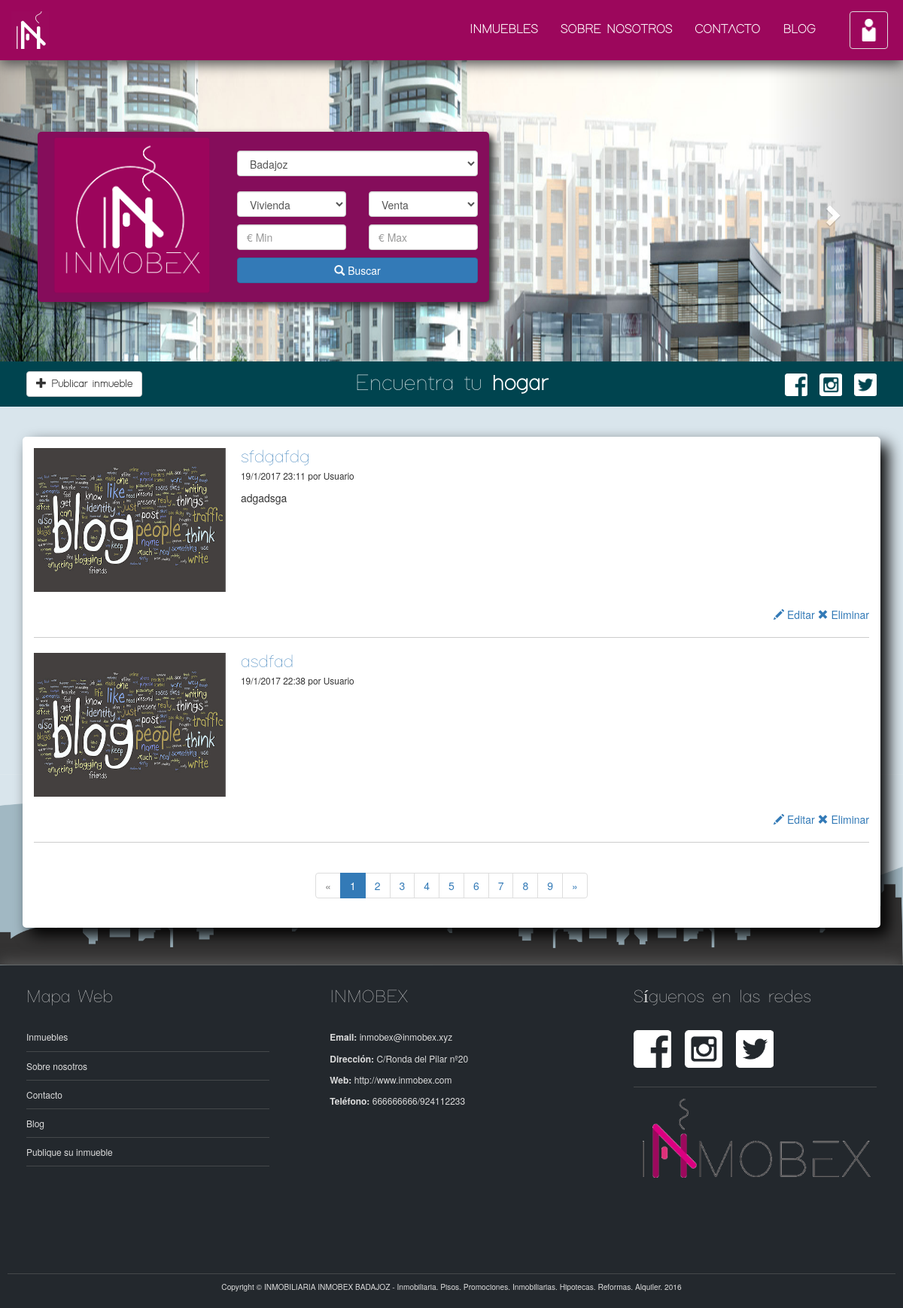
Screenshot of /blog.php with the database file from the repository.
### tables this page shows
CREATE TABLE `posts` (
  `id` int(10) UNSIGNED NOT NULL,
  `creado` timestamp NOT NULL DEFAULT CURRENT_TIMESTAMP,
  `autor` int(10) UNSIGNED NOT NULL,
  `titulo` text NOT NULL,
  `contenido` longtext NOT NULL,
  `imagen` varchar(255) NOT NULL
);

### modelos/posts_modelo.php (called while the page is built, shortened)
<?php
function obtenerEntradasBlog($orden = "id", $sentido = "ASC", $inicio = "0", $cantidad = "18446744073709551615") {
  $enlace = mysqli_connect($GLOBALS["hostDB"], $GLOBALS["userDB"], $GLOBALS["passDB"], $GLOBALS["nombreDB"]);
  if ($stmt = mysqli_prepare($enlace, "SELECT * FROM posts ORDER BY $orden $sentido LIMIT ? OFFSET ?")) {
    mysqli_stmt_bind_param($stmt, "ii", $cantidad, $inicio);
    mysqli_stmt_execute($stmt);
    return mysqli_fetch_all(mysqli_stmt_get_result($stmt), MYSQLI_ASSOC);
  }
}
?>

### modelos/conexion.php (called while the page is built, shortened)
<?php
function hacerListado($consulta) {
	$servidor = "localhost";
	$usuario = "root";
	$contrasena = "";
	$baseDeDatos = "inmobex";
	$enlace = mysqli_connect($servidor, $usuario, $contrasena, $baseDeDatos);
	mysqli_set_charset($enlace, 'utf8');
	$resultado = mysqli_query($enlace, $consulta);
	$listado = [];
	if ($resultado) {
		while ($fila = mysqli_fetch_array($resultado, MYSQLI_ASSOC)) {
			$listado[] = $fila;
		}
	}
	return $listado;
}
?>

### modelos/inmueble_modelo.php (called while the page is built, shortened)
<?php
include_once('conexion.php');
function obtenerProvincias() {
	$consulta = "SELECT * FROM provincias";
	return hacerListado($consulta);
}
function obtenerTiposInmueble() {
	$consulta = "SELECT * FROM tipos_inmueble";
	return hacerListado($consulta);
}
function obtenerTiposPago() {
	$consulta = "SELECT * FROM tipos_pago";
	return hacerListado($consulta);
}
?>

### master.php (the view, shortened to what this page needs)
<?php
$claseBody = (empty($claseBody)) ? "" : $claseBody;
$tituloPagina = (empty($tituloPagina)) ? "Encuentra tu <strong>hogar</strong>" : $tituloPagina;
$contenidoPagina = (empty($contenidoPagina)) ? "" : $contenidoPagina;
$abrir = "";
$expandir = false;
$usuario = (!empty($_SESSION["usuario"])) ? $_SESSION["usuario"] : false;
$tiposInmueble = obtenerTiposInmueble();
$provincias = obtenerProvincias();
$tiposPago = obtenerTiposPago();
?>
<!DOCTYPE html>
<html lang="es">
<head>
<link href="css/bootstrap.css" rel="stylesheet">
<link href="css/styles.css" rel="stylesheet">
</head>
<body class="<?= $claseBody ?>">
  <nav class="navbar navbar-default navbar-fixed-top" id="navbar-inm">
    <div class="navbar-header">
      <a class="navbar-brand" href="index.php"><img src="img/logos/favicon.png" class="img-responsive logo"></a>
    </div>
    <div class="collapse navbar-collapse navbar-ex1-collapse">
      <ul class="nav navbar-nav navbar-right">
        <li>
          <a href="inmuebles.php">INMUEBLES</a>
        </li>
        <li>
          <a href="sobre.php">SOBRE NOSOTROS</a>
        </li>
        <li>
          <a href="contacto.php">CONTACTO</a>
        </li>
        <li>
          <a href="blog.php">BLOG</a>
        </li>
        <?php if(!$usuario): ?>
        <li class="dropdown <?= $abrir ?>">
          <a href="#" class="dropdown-toggle" data-toggle="dropdown" aria-expanded="<?= $expandir ?>">
            <img src="img/iconos/login.png" class="user-drop img-responsive">
          </a>
              <?php endif; ?>
            </li>
          </ul>
        </div>
      </nav>
      <?php if ($claseBody != "admin-usuarios" && $claseBody != "admin-inmuebles"): ?>
        <div class="slider-inm hidden-xs hidden-sm">
          <div class="row carousel-holder">
            <div class="col-md-12">
              <div id="carousel-example-generic" class="carousel slide" data-ride="carousel">
                <div class="carousel-inner">
                  <div class="item active">
                  </div>
                </div>
                <a class="right carousel-control" href="#carousel-example-generic" data-slide="next">
                  <span class="glyphicon glyphicon-chevron-right"></span>
                </a>
              </div>
            </div>
          </div>
          <div id="slider-search">
            <div class="col-md-5">
              <img src="img/logos/logo_vertical_oscuro.png" class="img-responsive" style="">
            </div>
            <div class="col-md-7">
              <form class="form" action="inmuebles.php" method="get">
                <div class="row">
                  <div id="campos-slider">
                    <div class="col-md-12" id="slider-search-localizacion">
                      <select class="form-control" name="provincia">
                        <?php foreach ($provincias as $provincia): ?>
                        <option value="<?= $provincia["id"] ?>"><?= $provincia["nombre"] ?></option>
                        <?php endforeach; ?>
                      </select>
                    </div>
                    <div class="form-inline">
                      <div class="col-md-6">
                        <select name="tipo_inmueble" class="form-control">
                          <?php foreach ($tiposInmueble as $tipo): ?>
                          <option value="<?= $tipo["id"] ?>"><?= $tipo["nombre"] ?></option>
                          <?php endforeach; ?>
                        </select>
                      </div>
                      <div class="col-md-6">
                        <select name="tipo_pago" class="form-control">
                          <?php foreach ($tiposPago as $tipo): ?>
                          <option value="<?= $tipo["id"] ?>"><?= $tipo["nombre"] ?></option>
                          <?php endforeach; ?>
                        </select>
                      </div>
                      <div class="col-md-6">
                        <input class="form-control" type="number" name="preciomin" placeholder="€ Min"/>
                      </div>
                      <div class="col-md-6">
                        <input class="form-control" type="number" name="preciomax" placeholder="€ Max"/>
                      </div>
                    </div>
                  </div>
                  <div class="col-md-12">
                    <button type="submit" class="btn btn-primary btn-block"><span class="glyphicon glyphicon-search"></span> Buscar</button>
                  </div>
                </div>
              </form>
            </div>
          </div>
        </div>
      <div class="titulo-pagina">
        <div class="col-md-3 col-xs-6 col-sm-6">
          <a href="publicar.php" class="btn btn-default"><span class="glyphicon glyphicon-plus"></span> Publicar inmueble</a>
        </div>
        <div class="col-md-6 hidden-xs hidden-sm">
          <h2><?= $tituloPagina ?></h2>
        </div>
        <div class="col-md-3 col-xs-6 col-sm-6">
          <div id="redes-sociales">
            <a href="https://es-es.facebook.com/TalentumEmpleo/" target="_blank"><img src="img/iconos/icono_facebook.png" class="img-responsive logo"></a>
            <a href="https://www.instagram.com/fundaciontef/" target="_blank"><img src="img/iconos/icono_instagram.png" class="img-responsive logo"></a>
            <a href="https://twitter.com/talentumempleo" target="_blank"><img src="img/iconos/icono_twitter.png" class="img-responsive logo"></a>
          </div>
        </div>
      </div>
      <?php endif; ?>
      <div id="main">
        <?= $contenidoPagina ?>
      </div>
      <footer class="foot">
        <div class="row">
          <div class="foot-col col-md-4 col-sm-4">
            <h3>Mapa Web</h3>
            <a href="inmuebles.php">Inmuebles</a>
            <div class="linea"></div>
            <a href="sobre.php">Sobre nosotros</a>
            <div class="linea"></div>
            <a href="contacto.php">Contacto</a>
            <div class="linea"></div>
            <a href="blog.php">Blog</a>
            <div class="linea"></div>
            <a href="publicar.php">Publique su inmueble</a>
            <div class="linea"></div>
          </div>
          <div class="foot-col map col-md-4 col-sm-4">
            <h3>INMOBEX</h3>
            <p><strong>Email:</strong> <a href="mailto:inmobex@inmobex.xyz">inmobex@inmobex.xyz</a></p>
            <p><strong>Dirección:</strong> C/Ronda del Pilar nº20</p>
            <p><strong>Web:</strong> http://www.inmobex.com</p>
            <p><strong>Teléfono:</strong> 666666666/924112233</p>
            <div class="foot-map" id="mapa"></div>
          </div>
          <div class="map foot-col col-md-4 col-sm-4">
            <h3>Síguenos en las redes</h3>
            <a class="sociales" href="https://es-es.facebook.com/TalentumEmpleo/" target="_blank"><img src="img/iconos/icono_facebook.png" class="sociales-img"></a>
            <a class="sociales" href="https://www.instagram.com/fundaciontef/" target="_blank"><img src="img/iconos/icono_instagram.png" class="sociales-img"></a>
            <a class="sociales" href="https://twitter.com/talentumempleo" target="_blank"><img src="img/iconos/icono_twitter.png" class="sociales-img"></a>
            <div class="linea"></div>
            <img class="foot-logo" src="img/logos/logo_horizontal.png" alt="logo"/>
          </div>
        </div>
        <div class="linea"></div>
        <div class="copy">
          <small><p>Copyright &copy; INMOBILIARIA INMOBEX BADAJOZ - Inmobiliaria. Pisos. Promociones. Inmobiliarias. Hipotecas. Reformas. Alquiler. 2016</p></small>
        </div>
      </footer>
    </body>
    </html>

### blog/lista.php (shortened to what this page needs)
<?php
include_once("includes/functions.php");
$entradasPorPagina = 2;
$pagina = (!empty($_GET["pagina"])) ? $_GET["pagina"] : "";
$offset = ($pagina > 1) ? (($pagina - 1) * $entradasPorPagina) : 0;
$entradasBlog = obtenerEntradasBlog("creado", "DESC", $offset, $entradasPorPagina);
?>
<div id="lista-entradas-blog">
  <?php foreach ($entradasBlog as $entrada):
    $rutaImg = "img/posts/" . $entrada["id"] . "/" . $entrada["imagen"];
    if (empty($entrada["imagen"]) || !file_exists($rutaImg)) $rutaImg = "img/posts/default.png";
  ?>
  <div class="row">
    <div class="col-md-12">
      <a href="blog.php?accion=ver&id=<?= $entrada["id"] ?>">
        <img src="<?= $rutaImg ?>" class="imagen-entrada-lista" alt="imagen"/>
      </a>
      <a href="blog.php?accion=ver&id=<?= $entrada["id"] ?>">
        <h3 class="titulo-entrada-lista"><?= $entrada["titulo"] ?></h3>
      </a>
      <p><small><?= date("j/n/Y H:i", strtotime($entrada["creado"])) ?> por Usuario</small></p>
      <p><?= nl2br(substr($entrada["contenido"], 0, 2000)) ?></p>
    </div>
  </div>
  <div class="acciones-entrada-blog">
    <a href="#" class="acciones-entrada-editar"><span class="glyphicon glyphicon-pencil"></span> Editar</a>
    <a href="blog.php?accion=borrar&id=<?= $entrada["id"] ?>" class="acciones-entrada-eliminar"><span class="glyphicon glyphicon-remove"></span> Eliminar</a>
  </div>
  <hr/>
  <?php
  endforeach;
  ?>
</div>

### css/styles.css (style rules this page uses)
body { padding-top: 80px; overflow-x: hidden; }
h1, h2, h3, h4, h5, h6 { font-family: inmAdam; }
#navbar-inm { height: 80px; box-shadow: 0px 6px 16px #555; border: none; background-color: #9c075c; }
#navbar-inm .navbar-collapse { background-color: #9c075c; text-align: center; }
#navbar-inm .navbar-brand .logo { max-height: 50px; }
#navbar-inm .navbar-right { margin: 15px 20px 0 0; }
#navbar-inm .navbar-right > li { top: 25%; height: 50px; font-family: inmAdam; }
#navbar-inm li > a { color: #fff; font-size: 1.2em; font-weight: bold; }
#navbar-inm .navbar-right .dropdown-toggle { padding: 9px; border: 1px solid #ddd; border-radius: 4px; margin-left: 30px; }
#navbar-inm .user-drop, .logo { max-height: 30px; }
#slider-search { position: absolute; top: 175px; left: 50px; background-color: rgb(133, 13, 91); width: 600px; border-radius: 5px; box-shadow: 5px 5px 10px #333; }
#slider-search form { padding: 25px 0; }
#slider-search-localizacion, #slider-search select { margin-bottom: 10px; }
#slider-search input, #slider-search select { width: 100%; }
#slider-search .btn { margin-top: 10px; }
.titulo-pagina { background-color: #00444f; height: 60px; text-align: center; padding: 1px 0; margin: -100px 0 0 0; color: #fff; font-family: inmAdam; clear: both; }
.titulo-pagina .btn { margin: 12px 0 0 20px; float: left; font-weight: bold; }
.titulo-pagina h2 { margin-top: 12px; }
#redes-sociales { display: inline-block; margin-top: 15px; margin-right: 20px; float: right; }
#redes-sociales a, #redes-sociales img { display: inline; margin-left: 5px; }
.foot { padding: 10px; font-size: 12px; background-color: #23282d; margin-top: 0; color: #ddd; box-shadow: 0px -6px 16px #555 }
.foot-col { padding: 0 40px; }
.foot h3 { margin-bottom: 30px; }
.foot-logo { max-width: 100%; }
.foot a { color: #ddd; }
.foot .sociales-img { width: 50px; height: auto; margin: 0 15px 15px 0; }
.foot .copy { text-align: center; }
.foot .linea { width: 100%; height: 1px; background-color: rgba(105, 105, 105, 0.5); margin: 10px 0; }
#main { background-image: url(../img/bg.png); background-position: left bottom; background-color: #d9e5ec; background-repeat: no-repeat; padding: 40px 0 50px 0; background-size: 100%; }
#mapa-contacto, .foot-map { width: 100%; height: 200px; }
.imagen-entrada-lista { width: 255px; height: 191px; float: left; margin: 0 20px 10px 0; }
.titulo-entrada-lista { margin: 0; }
.acciones-entrada-blog { width: 100%; text-align: right; margin-top: 10px; }
.acciones-entrada-blog a { text-decoration: none; }
.pag-blog hr { border-color: #ccc; }

### rows the page displays
posts: titulo "sfdgafdg", creado "19/1/2017 23:11", contenido "adgadsga"
posts: titulo "asdfad", creado "19/1/2017 22:38"

### other values shown
form field provincia "Badajoz"
form field tipo_inmueble "Vivienda"
form field tipo_pago "Venta"
